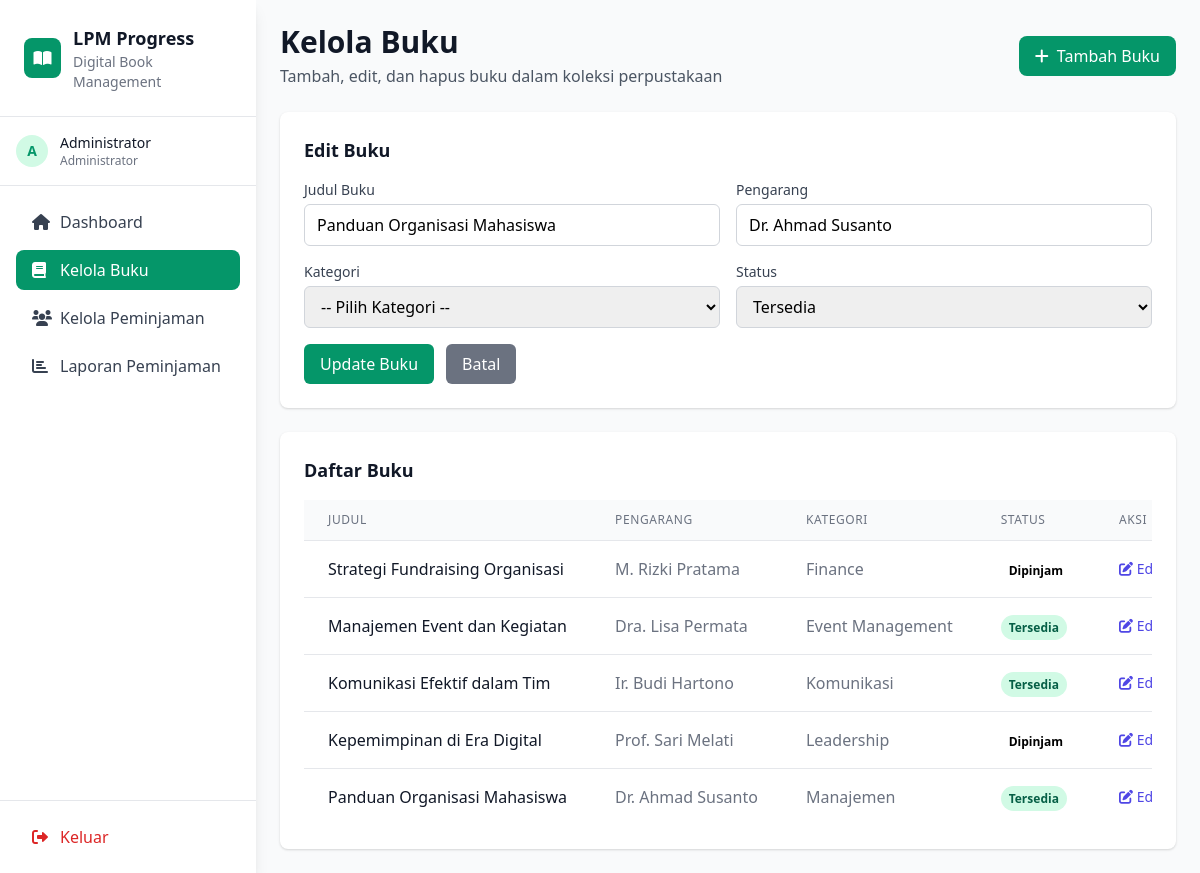
Page /pages/admin/kelola_buku.php?edit=1 (signed in) on the committed database.
### tables this page shows
CREATE TABLE buku (
    id_buku INT AUTO_INCREMENT PRIMARY KEY,
    judul VARCHAR(200) NOT NULL,
    pengarang VARCHAR(100) NOT NULL,
    kategori VARCHAR(50),
    status ENUM('tersedia', 'dipinjam', 'rusak') DEFAULT 'tersedia'
);

### pages/admin/kelola_buku.php (the view, shortened to what this page needs)
<?php
include '../../includes/header.php';
$database = new Database();
$db = $database->getConnection();
$query = "SELECT * FROM buku WHERE status != 'arsip' ORDER BY id_buku DESC";
$stmt = $db->prepare($query);
$stmt->execute();
$books = $stmt->fetchAll(PDO::FETCH_ASSOC);
$edit_book = null;
if (isset($_GET['edit'])) {
    $edit_id = $_GET['edit'];
    $query = "SELECT * FROM buku WHERE id_buku = :id_buku";
    $stmt = $db->prepare($query);
    $stmt->bindParam(':id_buku', $edit_id);
    $stmt->execute();
    $edit_book = $stmt->fetch(PDO::FETCH_ASSOC);
}
?>
<div class="flex h-screen bg-gray-50">
    <?php include '../../includes/sidebar.php'; ?>
    <main class="flex-1 overflow-auto">
        <div class="p-6 space-y-6">
            <div class="flex items-center justify-between">
                <div>
                    <h1 class="text-3xl font-bold text-gray-900">Kelola Buku</h1>
                    <p class="text-gray-600 mt-1">Tambah, edit, dan hapus buku dalam koleksi perpustakaan</p>
                </div>
                <button onclick="showAddForm()" class="bg-green-600 hover:bg-green-700 text-white px-4 py-2 rounded-lg">
                    <i class="fas fa-plus mr-2"></i>Tambah Buku
                </button>
            </div>
            <div id="bookForm" class="bg-white rounded-lg shadow p-6" style="display: <?php echo $edit_book ? 'block' : 'none'; ?>;">
                <h3 class="text-lg font-semibold text-gray-900 mb-4">
                    <?php echo $edit_book ? 'Edit Buku' : 'Tambah Buku Baru'; ?>
                </h3>
                <form method="POST" class="space-y-4">
                    <div class="grid grid-cols-1 md:grid-cols-2 gap-4">
                        <div>
                            <label for="judul" class="block text-sm font-medium text-gray-700 mb-1">Judul Buku</label>
                            <input type="text" id="judul" name="judul" required
                                   value="<?php echo $edit_book ? htmlspecialchars($edit_book['judul']) : ''; ?>"
                                   class="w-full px-3 py-2 border border-gray-300 rounded-md focus:outline-none focus:ring-2 focus:ring-green-500">
                        </div>
                        <div>
                            <label for="pengarang" class="block text-sm font-medium text-gray-700 mb-1">Pengarang</label>
                            <input type="text" id="pengarang" name="pengarang" required
                                   value="<?php echo $edit_book ? htmlspecialchars($edit_book['pengarang']) : ''; ?>"
                                   class="w-full px-3 py-2 border border-gray-300 rounded-md focus:outline-none focus:ring-2 focus:ring-green-500">
                        </div>
                        <div>
                            <label for="kategori" class="block text-sm font-medium text-gray-700 mb-1">Kategori</label>
<select id="kategori" name="kategori" required
        class="w-full px-3 py-2 border border-gray-300 rounded-md focus:outline-none focus:ring-2 focus:ring-green-500">
    <option value="">-- Pilih Kategori --</option>
</select>
                        </div>
                        <?php if ($edit_book): ?>
                        <div>
                            <label for="status" class="block text-sm font-medium text-gray-700 mb-1">Status</label>
                            <select id="status" name="status" required
                                    class="w-full px-3 py-2 border border-gray-300 rounded-md focus:outline-none focus:ring-2 focus:ring-green-500">
                                <option value="tersedia" <?php echo ($edit_book['status'] == 'tersedia') ? 'selected' : ''; ?>>Tersedia</option>
                            </select>
                        </div>
                        <?php endif; ?>
                    </div>
                    <div class="flex space-x-3">
                        <button type="submit" class="bg-green-600 hover:bg-green-700 text-white px-4 py-2 rounded-md">
                            <?php echo $edit_book ? 'Update Buku' : 'Tambah Buku'; ?>
                        </button>
                        <button type="button" onclick="hideForm()" class="bg-gray-500 hover:bg-gray-600 text-white px-4 py-2 rounded-md">
                            Batal
                        </button>
                    </div>
                </form>
            </div>
            <div class="bg-white rounded-lg shadow">
                <div class="p-6">
                    <h3 class="text-lg font-semibold text-gray-900 mb-4">Daftar Buku</h3>
                    <div class="overflow-x-auto">
                        <table class="min-w-full divide-y divide-gray-200">
                            <thead class="bg-gray-50">
                                <tr>
                                    <th class="px-6 py-3 text-left text-xs font-medium text-gray-500 uppercase tracking-wider">Judul</th>
                                    <th class="px-6 py-3 text-left text-xs font-medium text-gray-500 uppercase tracking-wider">Pengarang</th>
                                    <th class="px-6 py-3 text-left text-xs font-medium text-gray-500 uppercase tracking-wider">Kategori</th>
                                    <th class="px-6 py-3 text-left text-xs font-medium text-gray-500 uppercase tracking-wider">Status</th>
                                    <th class="px-6 py-3 text-left text-xs font-medium text-gray-500 uppercase tracking-wider">Aksi</th>
                                </tr>
                            </thead>
                            <tbody class="bg-white divide-y divide-gray-200">
                                <?php foreach ($books as $book): ?>
                                <tr>
                                    <td class="px-6 py-4 whitespace-nowrap">
                                        <div class="font-medium text-gray-900"><?php echo htmlspecialchars($book['judul']); ?></div>
                                    </td>
                                    <td class="px-6 py-4 whitespace-nowrap text-gray-500">
                                        <?php echo htmlspecialchars($book['pengarang']); ?>
                                    </td>
                                    <td class="px-6 py-4 whitespace-nowrap text-gray-500">
                                        <?php echo htmlspecialchars($book['kategori']); ?>
                                    </td>
                                    <td class="px-6 py-4 whitespace-nowrap">
                                        <span class="px-2 py-1 text-xs font-semibold rounded-full
                                            <?php
                                            switch($book['status']) {
                                                case 'tersedia': echo 'bg-green-100 text-green-800'; break;
                                                case 'dipinjam': echo 'bg-orange-100 text-orange-800'; break;
                                            }
                                            ?>">
                                            <?php echo ucfirst($book['status']); ?>
                                        </span>
                                    </td>
                                    <td class="px-6 py-4 whitespace-nowrap text-sm font-medium">
                                        <a href="?edit=<?php echo $book['id_buku']; ?>" class="text-indigo-600 hover:text-indigo-900 mr-3">
                                            <i class="fas fa-edit"></i> Edit
                                        </a>
                                    </td>
                                </tr>
                                <?php endforeach; ?>
                            </tbody>
                        </table>
                    </div>
                </div>
            </div>
        </div>
    </main>
</div>
<?php include '../../includes/footer.php'; ?>

### rows in the picture
buku: judul "Panduan Organisasi Mahasiswa", pengarang "Dr. Ahmad Susanto", status "Tersedia", kategori "Manajemen"
buku: judul "Strategi Fundraising Organisasi", pengarang "M. Rizki Pratama", kategori "Finance", status "Dipinjam"
buku: judul "Manajemen Event dan Kegiatan", pengarang "Dra. Lisa Permata", kategori "Event Management", status "Tersedia"
buku: judul "Komunikasi Efektif dalam Tim", pengarang "Ir. Budi Hartono", kategori "Komunikasi", status "Tersedia"
buku: judul "Kepemimpinan di Era Digital", pengarang "Prof. Sari Melati", kategori "Leadership", status "Dipinjam"

### other values in the picture
substr($_SESSION['nama'], 0, 1) "A"
$_SESSION['nama'] "Administrator"
